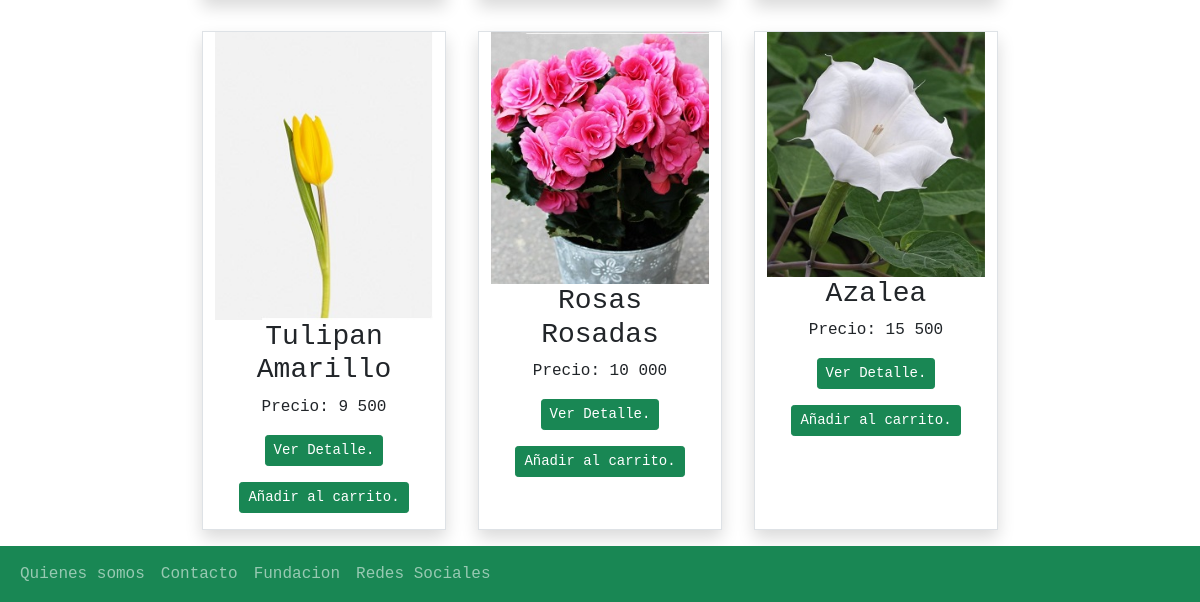
Before: /flores/ (lower part) with the older database file.
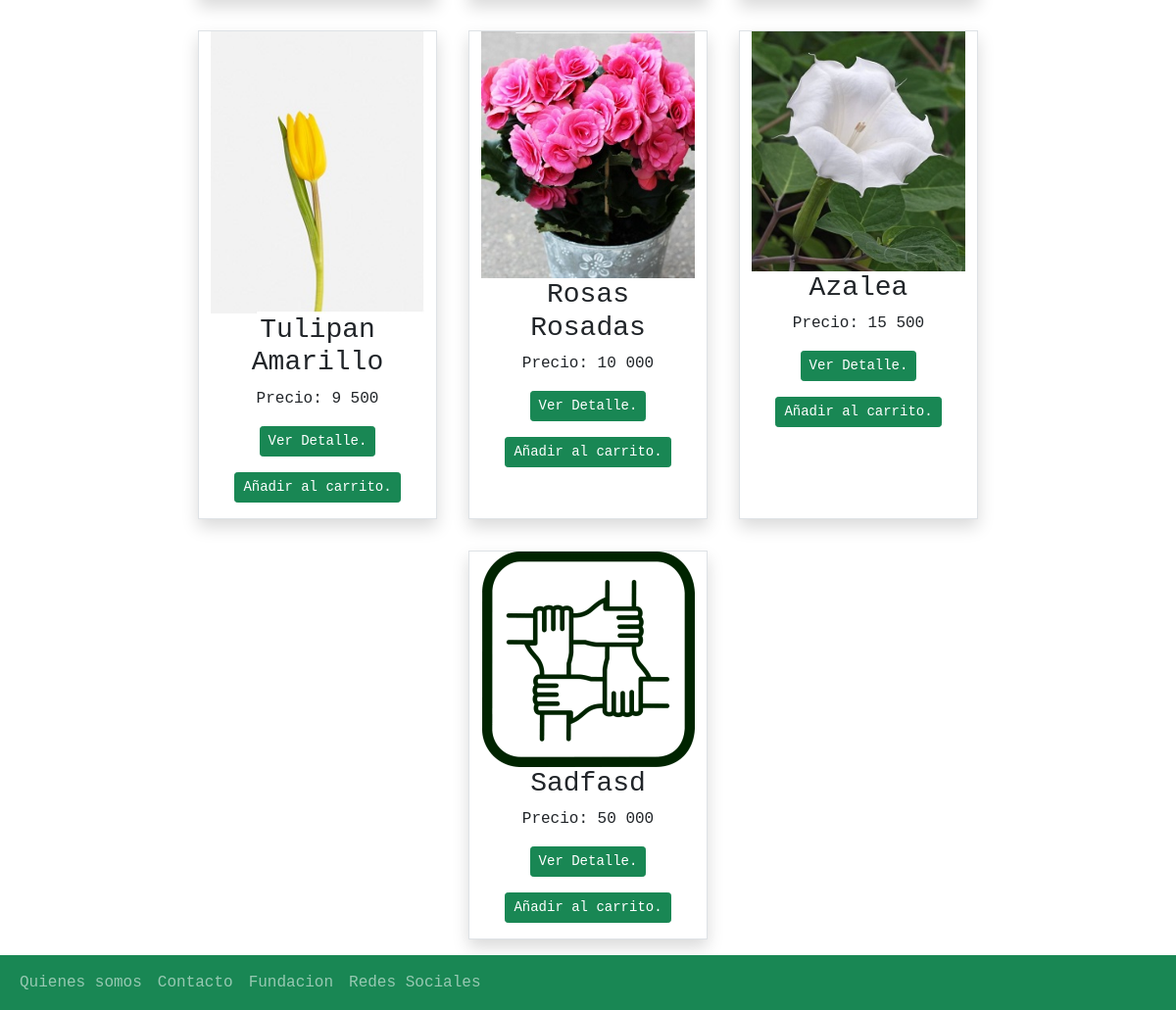
After: the same page with the newer database file.
### floreriaWeb/models.py (models this page shows, shortened)
class Producto(models.Model):
    id_producto = models.AutoField(primary_key=True)
    nombre = models.CharField(max_length=50)
    precio = models.IntegerField()
    descripcion = models.TextField(max_length=200)
    imgen = models.ImageField(upload_to="productos",null=True)
    categoria =  models.ForeignKey(Categoria, on_delete=models.PROTECT)

### floreriaWeb/views.py (the view)
# urls.py: path('flores/',flores,name="flores"),
def flores(request):
    productos = Producto.objects.all()
    contexto = {
        'productos': productos
    }
    return render(request,'floreriaWeb/flores.html',contexto)

### floreriaWeb/context_processor.py (called while the page is built)
def total_carrito(request):
    total = 0
    if "carrito" in request.session.keys():
        for key, value in request.session["carrito"].items():
            total += int(value["acumulado"])
    return {"total_carrito": total}

### floreriaWeb/templates/floreriaWeb/flores.html (shortened to what this page needs)
{% extends 'floreriaWeb/base.html' %}
{% load static %}
{% block contenido %}
{% load humanize %}
<section>
    <div class="container">
        <div class="row d-flex justify-content-center mx-0">
                {% for p in productos %}
                    {% if p.categoria_id == 1 %}
                        <div class="col-lg-3 col-sm-6 text-center border shadow m-3 ">
                            {% if p.imgen %}
                                <img src="{{ p.imgen.url }} " alt="imagen" class="img-fluid">
                            {% endif %}
                            <h3>{{ p.nombre | title}}</h3>
                            <p>Precio: {{ p.precio | intcomma}}</p>
                            <a href="{% url 'mostrar_producto' p.id_producto %}" class="btn btn-success btn-sm mb-3 " role="button"> Ver Detalle.</a>
                            <a href="{% url 'agregar' p.id_producto %}" class="btn btn-success btn-sm mb-3 " role="button">Añadir al carrito.</a>
                        </div>
                    {% endif %}
                {% endfor %}
        </div>
    </div>
</section>
{% endblock contenido %}

Changed rows visible on the page:
added Producto: imgen (picture), nombre "Sadfasd", precio "50 000"
